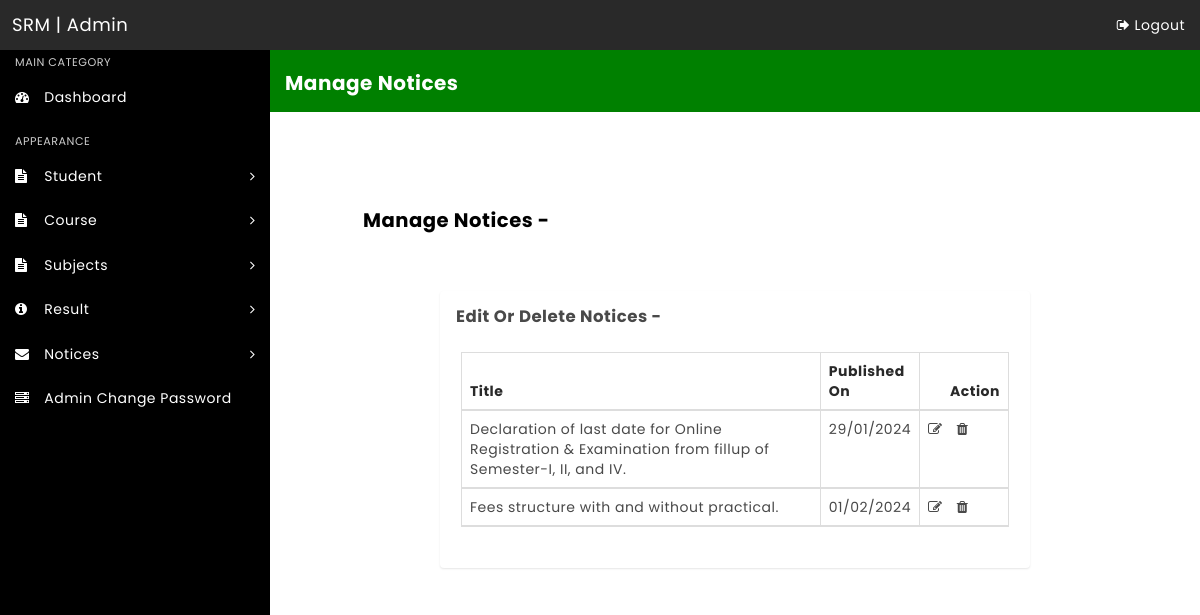
The page /admin/manage_notice.php (signed in) on the database its author committed.
### tables this page shows
CREATE TABLE `notice` (
  `id` int(11) NOT NULL,
  `title` text NOT NULL,
  `des` longtext NOT NULL,
  `date` varchar(225) NOT NULL,
  `time` time NOT NULL
);

### admin/manage_notice_functions.php (called while the page is built, shortened)
<?php
    include '../db/db_connect.php';
    $sql = "SELECT `id`, `title`, `des`, `date` FROM `Notice`;";
    $stmt = mysqli_prepare($conn, $sql);
    if (!mysqli_stmt_execute($stmt)) {
        mysqli_stmt_error($stmt);
    } else {
        $result = mysqli_stmt_get_result($stmt);
    }

### admin/manage_notice.php (the view, shortened to what this page needs)
<?php
include 'manage_notice_functions.php';
?>
<!DOCTYPE html>
<html lang="en">
<head>
    <?php
    include 'includes/head.php';
    ?>
</head>
<body class="top-navbar-fixed">
    <div class="main-wrapper">
        <?php
        include 'includes/navbar.php';
        ?>
        <div class="content-wrapper">
            <div class="content-container" style="background-color: grey;">
                <?php
                include 'includes/sidebar.php';
                ?>
                <div class="main-page" style="background-color: white;">
                    <div class="container-fluid">
                        <div class="row page-title-div"
                            style="background-color: green; padding-top: 10px; padding-bottom: 10px;">
                            <div>
                                <h2 class="title" style="color: white; font-size: 20px;"><b>Manage Notices</b></h2>
                            </div>
                        </div>
                    </div>
                    <section class="section">
                        <h4 style="padding-top: 30px; padding-bottom: 20px; padding-left: 10%; color: black;"><b>Manage
                                Notices -</b></h4><br>
                        <div class="container-fluid">
                            <div class="row">
                                <div class="col-md-8 col-md-offset-2">
                                    <div class="panel">
                                        <div class="panel-title">
                                            <h5 style="padding-left: 15px; padding-top: 10px; font-color: black;">
                                                <b>Edit Or Delete Notices -</b>
                                            </h5>
                                        </div>
                                        <div class="panel-body p-20">
                                            <table id="example" class="display table table-striped table-bordered"
                                                cellspacing="0" width="100%">
                                                <thead>
                                                    <tr>
                                                        <th style="width: 500px;">Title</th>
                                                        <th>Published On</th>
                                                        <th style="padding-left: 30px;">Action</th>
                                                    </tr>
                                                    <?php
                                                    if (mysqli_num_rows($result) == 0) {
                                                        ?><strong>
                                                            <?php echo htmlentities("No Notices to show!"); ?>
                                                        </strong>
                                                        <?php
                                                    } else {
                                                        while ($row = mysqli_fetch_assoc($result)) {
                                                            ?>
                                                            <tr>
                                                                <td>
                                                                    <?php echo htmlentities($row["title"]); ?>
                                                                </td>
                                                                <td>
                                                                    <?php echo htmlentities(date('d/m/Y', strtotime($row['date']))); ?>
                                                                </td>
                                                                <td>
                                                                    <a href="edit_notice.php?nid=<?php echo htmlentities($row["id"]); ?>"><i class="fa fa-edit" title="Edit Record" style="margin-right: 10px;"></i></a>
                                                                    <a href="delete_notice.php?nid=<?php echo htmlentities($row["id"]); ?>"><i class="fa fa-trash" title="Delete Record"></i></a>
                                                                </td>
                                                            </tr>
                                                            <?php
                                                        }
                                                    }
                                                    ?>
                                                </thead>
                                            </table>
                                        </div>
                                    </div>
                                </div>
                            </div>
                        </div>
                    </section>
                </div>
            </div>
        </div>
    </div>
</body>
</html>

### rows shown on the page
notice: title "Declaration of last date for Online Registration & Examination from fillup of Semester-I, II, and IV.", date "29/01/2024"
notice: title "Fees structure with and without practical.", date "01/02/2024"
